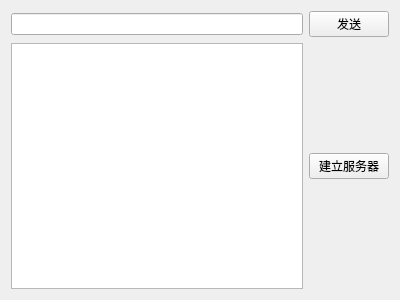
<?xml version="1.0" encoding="UTF-8"?>
<ui version="4.0">
 <class>Widget</class>
 <widget class="QWidget" name="Widget">
  <property name="geometry">
   <rect>
    <x>0</x>
    <y>0</y>
    <width>400</width>
    <height>300</height>
   </rect>
  </property>
  <property name="windowTitle">
   <string>Widget</string>
  </property>
  <layout class="QGridLayout" name="gridLayout">
   <item row="0" column="0">
    <layout class="QHBoxLayout" name="horizontalLayout">
     <item>
      <widget class="QLineEdit" name="lineEdit"/>
     </item>
     <item>
      <widget class="QPushButton" name="pushButton_send">
       <property name="text">
        <string>发送</string>
       </property>
      </widget>
     </item>
    </layout>
   </item>
   <item row="1" column="0">
    <layout class="QHBoxLayout" name="horizontalLayout_2">
     <item>
      <widget class="QTextBrowser" name="textBrowser"/>
     </item>
     <item>
      <widget class="QPushButton" name="pushButton_start">
       <property name="text">
        <string>建立服务器</string>
       </property>
      </widget>
     </item>
    </layout>
   </item>
  </layout>
 </widget>
 <layoutdefault spacing="6" margin="11"/>
 <resources/>
 <connections/>
</ui>
